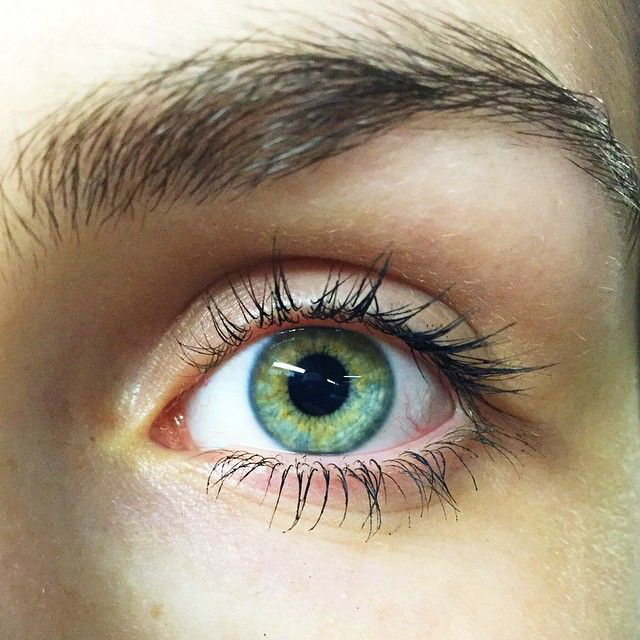
#> input picture eye.jpg, 640 x 640 px, given in place of monkey.jpg, which was not available
$ python sol3.py   (older library calls are emulated)
#> lines starting #> are read from the running program, lines starting #| are printed output that depends on the picture; pictures that were not available may be replaced by others from this repository, and a replacement may not be noted
import os
import numpy as np
from imageio import imread
from scipy.ndimage.filters import convolve1d
from skimage.color import rgb2grey
import matplotlib.pyplot as plt

BASE_FILTER = np.array([1, 1])
RGB = 2
GRAYSCALE = 1
FACTOR = 256


def read_image(filename, representation):
    """
    this function read an image.
    :param filename: image name or path to read.
    :param representation: 1 for RGB, 2 for GRAYSCALE
    :return: an image in float64 format.
    """
#> called with filename = 'monkey.jpg', representation = 1
    if representation == GRAYSCALE:
        image = imread(filename)
#> image is the input picture: shape (640, 640, 3); mean R, G, B 164.1, 148.7, 127.5
        if image.ndim == 3:
            return rgb2grey(image)
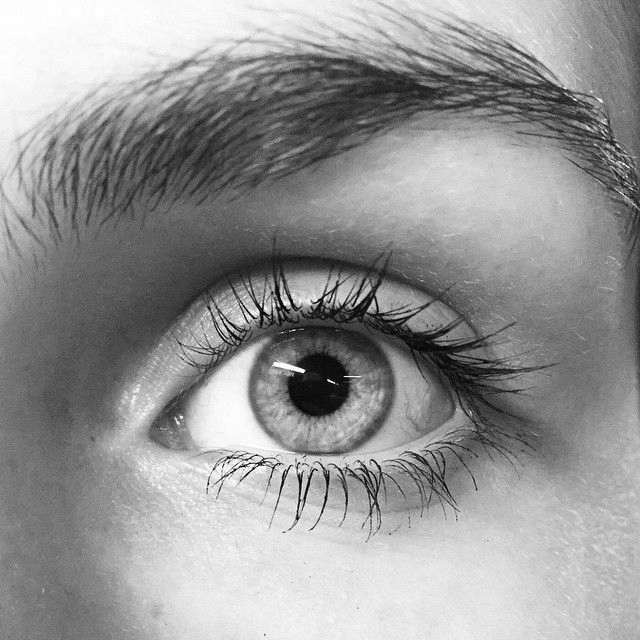
#> returned value: shape (640, 640) float64; min 0, max 1, mean 0.59
        return image / 255
    elif representation == RGB:
        image = imread(filename)
        return image / 255
    else:
        exit()


# [12 lines left out: function imdisplay, not called in this run]


def build_filter(size):
    """
    this function buils the gaussian filter vector.
    :param size: the size of the gaussian filter
    :return: the normalized gaussian vector of size size
    """
    gaus = np.array(BASE_FILTER).astype(np.uint64)
    for i in range(size - 2):
        gaus = np.convolve(gaus, BASE_FILTER)
    return gaus * (2 ** -(size - 1))


def reduce(im, filter):
    """
    reduce the image size by 2.
    :param im: image to reduce
    :param filter: size of blur filter to use
    :return: reduced image
    """
    im = convolve1d(im, filter, mode='constant')
    im = convolve1d(im.T, filter, mode='constant')
    return im.T[::2, ::2]


# [13 lines left out: function expand, not called in this run]


def build_gaussian_pyramid(im, max_levels, filter_size):
    """
    this method builds a gaussian pyramid of an input grayscale image.
    :param im: input grayscale image.
    :param max_levels: maximum number of levels in the pyramid.
    :param filter_size: size of gaussian blur to use.
    :return: (the gaussian pyramid as a list, filter vector (1,filter_size))
    """
#> called with max_levels = 3, filter_size = 3
    gaussian_pyramid = list()
    gaussian_pyramid.append(im)
    filter = build_filter(filter_size)
    for i in range(max_levels-1):
        x, y = im.shape
        if x < 16 or y < 16:
            break
        im = reduce(im, filter)
        gaussian_pyramid.append(im)
#> this loop made 2 passes
#> pass 1, in reduce, `im = convolve1d(im.T, filter, mode='constant')`:
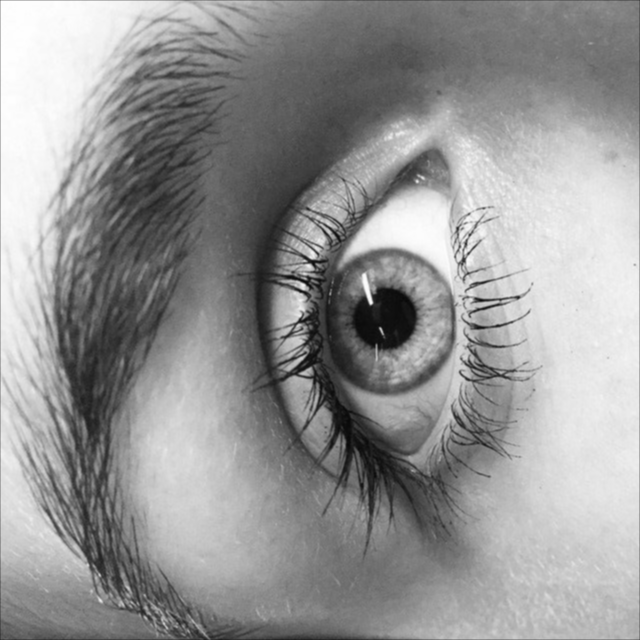
#> im: shape (640, 640) float64; min 0.0319, max 0.999, mean 0.589
#> pass 1, in build_gaussian_pyramid, `im = reduce(im, filter)`:
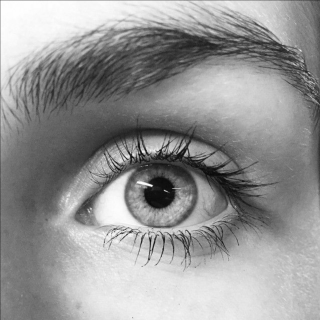
#> im: shape (320, 320) float64; min 0.0339, max 0.999, mean 0.589
#> after the loop:
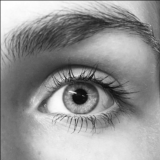
#> im: shape (160, 160) float64; min 0.052, max 0.998, mean 0.587
#> after the loop, gaussian_pyramid = 3 items
    return gaussian_pyramid, filter.reshape((1, filter_size))


# [31 lines left out: functions build_laplacian_pyramid, laplacian_to_image, not called in this run]


def render_pyramid(pyr, levels):
    """
    creates an image with all the levels of the pyramid size by side.
    :param pyr:the pyramid to render
    :param levels:number of levels to render
    :return:
    """
    width = sum([pyr[i].shape[1] for i in range(levels)])
    new_image = np.zeros((pyr[0].shape[0], width))
    old_y = 0
    for i in range(levels):
        new_image[0:pyr[i].shape[0], old_y:old_y + pyr[i].shape[1]] = np.interp(pyr[i],
                                                                                (np.min(pyr[i]), np.max(pyr[i])),
                                                                                (0, 1))
        old_y += pyr[i].shape[1]
    return new_image


def display_pyramid(pyr, levels):
    """
    displays the pyramid on screen.
    :param pyr: pyramid to display
    :param levels: num of levels to display
    :return:
    """
    plt.imshow(render_pyramid(pyr, levels), cmap="gray")
    plt.show()


# [92 lines left out: functions pyramid_blending, pyramid_blend_RGB, combine_plot, path, blending_example1, blending_example2, not called in this run]

if __name__ == '__main__':
    monkey = read_image("monkey.jpg",1)
    gpyr, filter_vec = build_gaussian_pyramid(monkey, 3, 3)
#> gpyr = 3 items; filter_vec = [[0.25, 0.5, 0.25]]
    print(len(gpyr))
#| 3
    display_pyramid(gpyr,2)
#> after the loop in render_pyramid, `for i in range(levels):`:
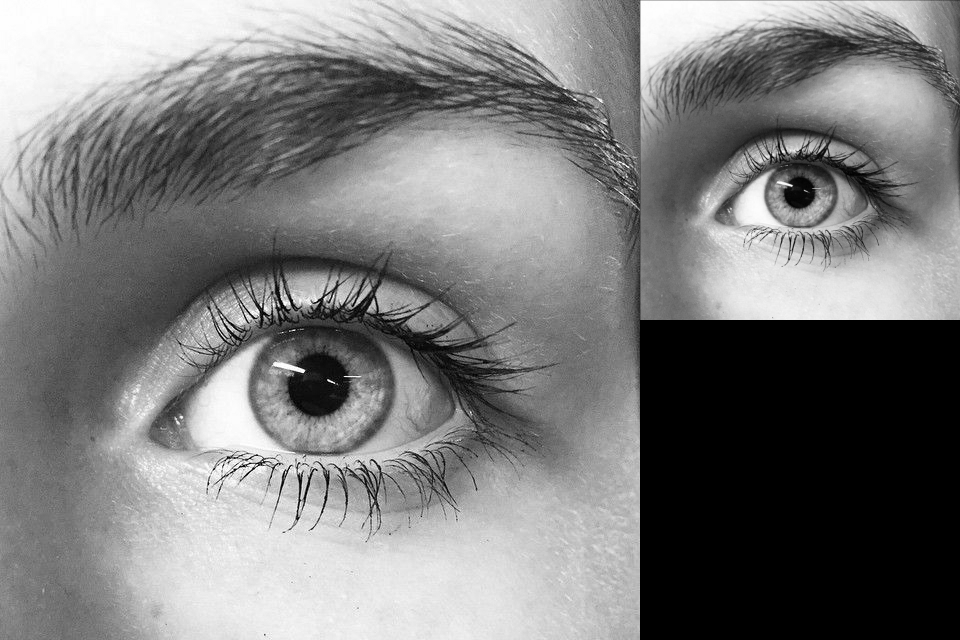
#> new_image: shape (640, 960) float64; min 0, max 1, mean 0.489
#> after the loop in render_pyramid, `for i in range(levels):`: old_y = 960
